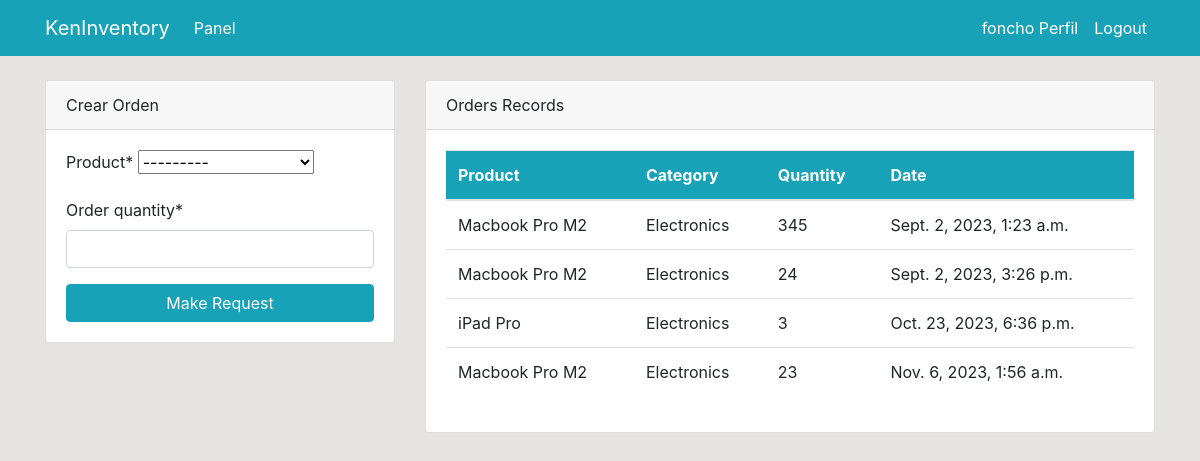
The app's page /dashboard/ (signed in) with its own data.
### dashboard/models.py (models this page shows, shortened)
class Order(models.Model):
    product = models.ForeignKey(Product, on_delete=models.CASCADE, null=True)
    staff = models.ForeignKey(User, on_delete=models.CASCADE, null=True)
    order_quantity = models.PositiveSmallIntegerField(null=True)
    date = models.DateTimeField(auto_now_add=True, null=True)
    class Meta:
        verbose_name_plural = "Order"

class Product(models.Model):
    name = models.CharField(max_length=50, null=True)
    category = models.CharField(choices=CATEGORIES, max_length=20, null=True)
    quantity = models.PositiveSmallIntegerField(null=True)
    class Meta:
        verbose_name_plural = "Product"
    def __str__(self):
        return self.name

### dashboard/views.py (the view)
# urls.py: path("dashboard/", views.index, name="dashboard-index"),
@login_required
def index(request):
    orders = Order.objects.all()
    products = Product.objects.all()
    orders_count = Order.objects.all().count()
    workers_count = User.objects.all().count()
    items_count = Product.objects.all().count()
    if request.method == "POST":
        form = OrderForm(request.POST)
        if form.is_valid():
            instance = form.save(commit=False)
            instance.staff = request.user
            instance.save()
            return redirect("dashboard-index")
    else:
        form = OrderForm()
    context = {
        "orders": orders,
        "form": form,
        "products": products,
        "workers_count": workers_count,
        "orders_count": orders_count,
        "items_count": items_count,
    }
    return render(request, "dashboard/index.html", context)

### dashboard/forms.py
class OrderForm(forms.ModelForm):
    class Meta:
        model = Order
        fields = ["product", "order_quantity"]

### templates/dashboard/index.html (shortened to what this page needs)
{% extends 'partials/base.html' %}
{% block content %}
{% if user.is_authenticated and user.is_staff and user.is_superuser %}
{% include 'partials/topnav.html' %}
<div class="container">
    <div class="row my-5">
        <div class="col-md-6">
            <div class="bg-white">
                <canvas id="myChart1" width="400" height="300"></canvas>
                <script>
                    var ctx = document.getElementById('myChart1').getContext('2d');
                    var myChart1 = new Chart(ctx, {
                        type: 'pie',
                        data: {
                            labels: [{% for order in orders %} '{{ order.product.name }}', {% endfor %}],
                    datasets: [{
                        label: 'Ordenes',
                        data: [{% for order in orders %} {{ order.order_quantity }}, {% endfor %}],
                        backgroundColor: [
                            'rgba(255, 99, 132, 1)',
                            'rgba(54, 162, 235, 1)',
                            'rgba(255, 206, 86, 1)',
                            'rgba(75, 192, 192, 1)',
                            'rgba(153, 102, 255, 1)',
                            'rgba(255, 159, 64, 1)'
                        ],
                            borderColor: [
                                'rgba(255, 99, 132, 1)',
                                'rgba(54, 162, 235, 1)',
                                'rgba(255, 206, 86, 1)',
                                'rgba(75, 192, 192, 1)',
                                'rgba(153, 102, 255, 1)',
                                'rgba(255, 159, 64, 1)'
                            ],
                                borderWidth: 1
                    }]
                    },
                    options: {
                        scales: {
                            yAxes: [{
                                ticks: {
                                    beginAtZero: true
                                }
                            }]
                        }
                    }
                    });
                </script>
            </div>
        </div>
        <div class="col-md-6">
            <div class="bg-white">
                <canvas id="myChart" width="400" height="300"></canvas>
                <script>
                    var ctx = document.getElementById('myChart').getContext('2d');
                    var myChart = new Chart(ctx, {
                        type: 'bar',
                        data: {
                            labels: [{% for product in products %} '{{ product.name }}', {% endfor %}],
                    datasets: [{
                        label: 'Productos',
                        data: [{% for product in products %} {{ product.quantity }}, {% endfor %}],
                        backgroundColor: [
                            'rgba(255, 99, 132, 1)',
                            'rgba(54, 162, 235, 1)',
                            'rgba(255, 206, 86, 1)',
                            'rgba(75, 192, 192, 1)',
                            'rgba(153, 102, 255, 1)',
                            'rgba(255, 159, 64, 1)'
                        ],
                            borderColor: [
                                'rgba(255, 99, 132, 1)',
                                'rgba(54, 162, 235, 1)',
                                'rgba(255, 206, 86, 1)',
                                'rgba(75, 192, 192, 1)',
                                'rgba(153, 102, 255, 1)',
                                'rgba(255, 159, 64, 1)'
                            ],
                                borderWidth: 1
                    }]
                        },
                    options: {
                        scales: {
                            yAxes: [{
                                ticks: {
                                    beginAtZero: true
                                }
                            }]
                        }
                    }
                    });
                </script>
            </div>
        </div>
    </div>
</div>
{% elif user.is_authenticated and user.is_staff %}
{% include 'dashboard/staff_index.html' %}
{% elif user.is_authenticated %}
{% include 'dashboard/user_index.html' %}
{% endif %}
{% endblock %}

### templates/partials/nav.html (shortened to what this page needs)
<nav class="navbar navbar-expand-lg navbar-info bg-info">
    {% if user.is_authenticated %}
    <div class="container">
        <a class="navbar-brand text-white" href="{% url 'dashboard-index' %}">KenInventory</a>
        <div class="collapse navbar-collapse" id="navbarSupportedContent">
            <ul class="navbar-nav mr-auto">
                <li class="nav-item active">
                    <a class="nav-link text-white" href="{% url 'dashboard-index' %}">Panel </a>
                </li>
            </ul>
            <ul class="navbar-nav ml-auto">
                <li class="nav-item active">
                    <a class="nav-link text-white" href="{% url 'user-profile' %}">{{ user.username }} Perfil </a>
                </li>
                <li class="nav-item">
                    <a class="nav-link text-white" href="{% url 'user-logout' %}">Logout</a>
                </li>
            </ul>
            {% endif %}
        </div>
    </div>
</nav>

### templates/dashboard/staff_index.html (shortened to what this page needs)
{% load crispy_forms_tags %}
<div class="container">
    <div>
        <div class="row mt-4">
            <div class="col-md-4">
                <div class="card">
                    <div class="card-header">
                        Crear Orden
                    </div>
                    <div class="card-body">
                        <form method="POST">
                            {{ form|crispy }}
                            <input class="btn btn-info btn-block" type="submit" value="Make Request">
                        </form>
                    </div>
                </div>
            </div>
            <div class="col-md-8">
                <div class="card">
                    <div class="card-header">
                        Orders Records
                    </div>
                    <div class="card-body">
                        <table class="table bg-white">
                            <thead class="bg-info text-white">
                                <tr>
                                    <th scope="col">Product</th>
                                    <th scope="col">Category</th>
                                    <th scope="col">Quantity</th>
                                    <th scope="col">Date</th>
                                </tr>
                            </thead>
                            <tbody>
                                {% for order in orders %}
                                {% if order.staff == user %}
                                <tr>
                                    <td>{{ order.product }}</td>
                                    <td>{{ order.product.category }}</td>
                                    <td>{{ order.order_quantity }}</td>
                                    <td>{{ order.date }}</td>
                                </tr>
                                {% endif %}
                                {% endfor %}
                            </tbody>
                        </table>
                    </div>
                </div>
            </div>
        </div>
    </div>
</div>

### static/style.css (style rules this page uses)
body { background: rgb(230, 227, 227); }

### records on screen
Order: product "Macbook Pro M2", product.category "Electronics", order_quantity "345", date "Sept. 2, 2023, 1:23 a.m."
Order: product "Macbook Pro M2", product.category "Electronics", order_quantity "24", date "Sept. 2, 2023, 3:26 p.m."
Order: product "iPad Pro", product.category "Electronics", order_quantity "3", date "Oct. 23, 2023, 6:36 p.m."
Order: product "Macbook Pro M2", product.category "Electronics", order_quantity "23", date "Nov. 6, 2023, 1:56 a.m."

### other values on screen
{{ user.username }} "foncho"
